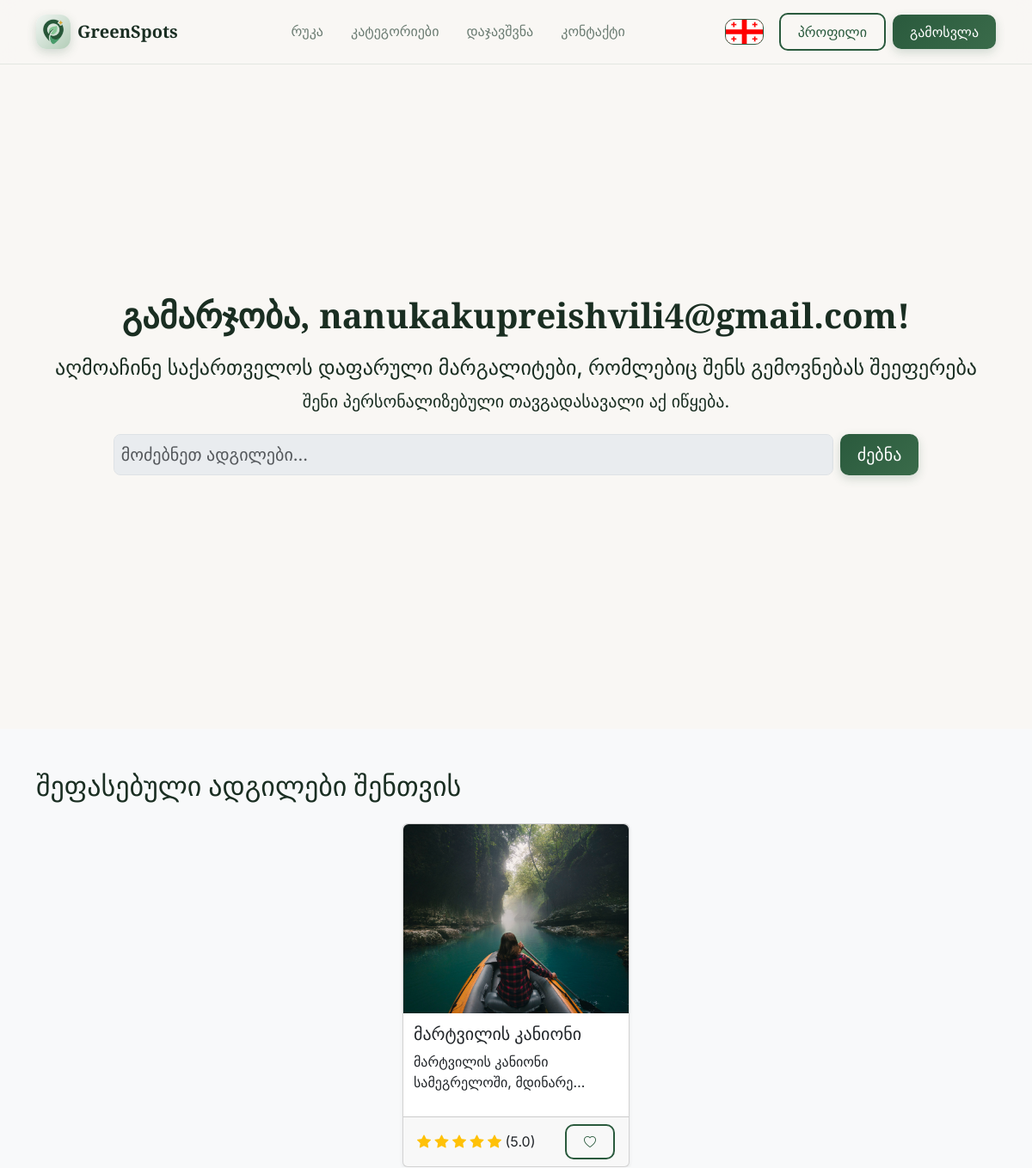
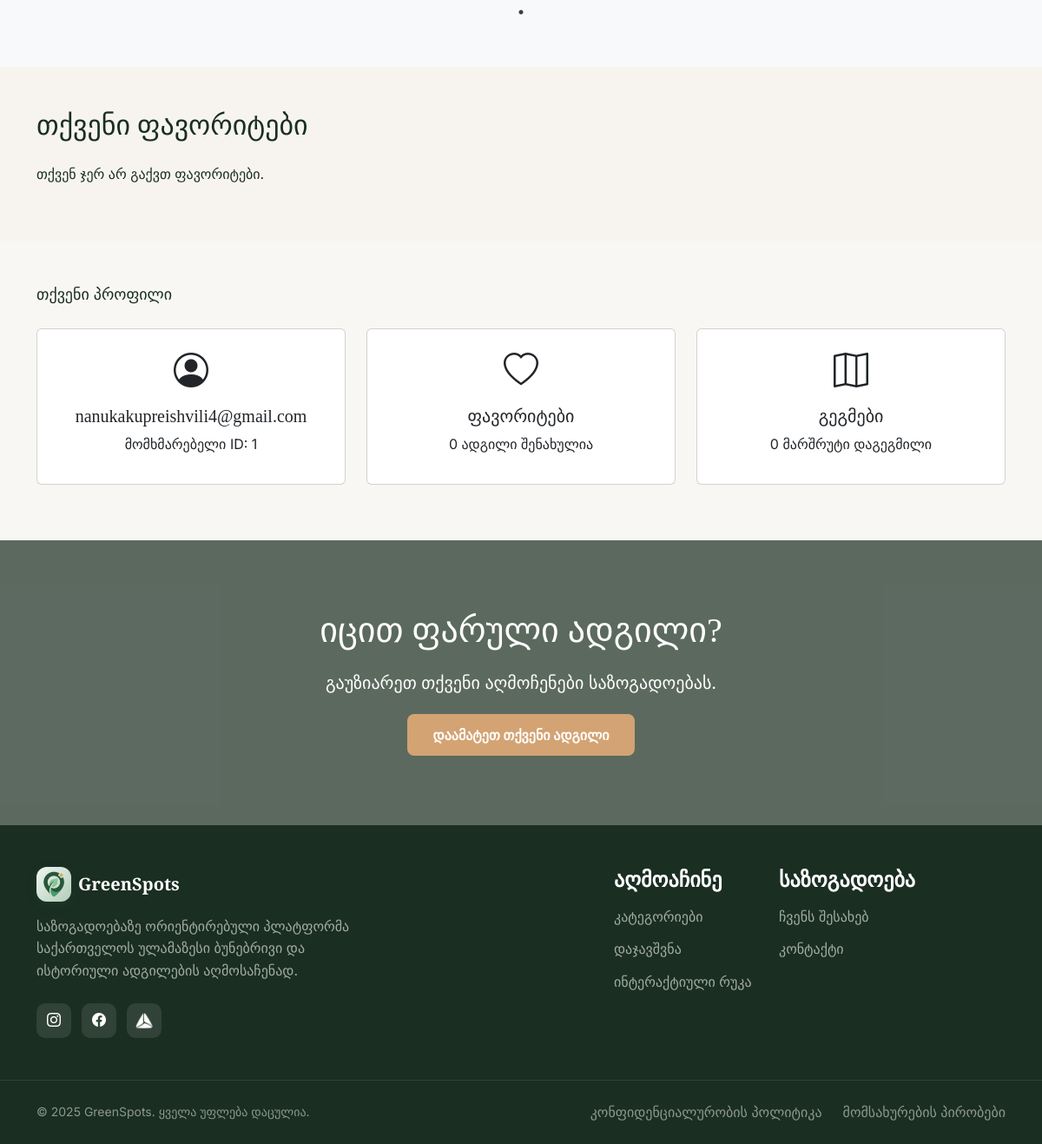
Screenshot of /home (signed in) with the database file from the repository (2 pictures, top to bottom).
### models.py (models this page shows, shortened)
class User(UserMixin, db.Model):
    id = db.Column(db.Integer, primary_key=True)
    username = db.Column(db.String(100), unique=True, nullable=False)
    email = db.Column(db.String(120), unique=True, nullable=False)
    password_hash = db.Column(db.String(200), nullable=False)  # <-- updated
    favorites = db.relationship('Place', secondary=favorites_table, backref=db.backref('favorited_by', lazy='select'))
    role = db.Column(db.String(50), default="user")  # optional
    is_admin = db.Column(db.Boolean, default=False)

class Place(db.Model):
    __tablename__ = 'place'
    id = db.Column(db.Integer, primary_key=True)
    name = db.Column(db.String(100), nullable=False)
    description = db.Column(db.Text, nullable=False)
    category = db.Column(db.String(100))
    region = db.Column(db.String(50))
    image = db.Column(db.String(200))
    latitude = db.Column(db.Float, nullable=True)
    longitude = db.Column(db.Float, nullable=True)
    rating = db.Column(db.Float)
    user_id = db.Column(db.Integer, db.ForeignKey('user.id'))
    user = db.relationship('User', backref='places')
    ratings = db.relationship('Rating', backref='place', lazy=True)
    category_id = db.Column(db.Integer, db.ForeignKey('category.id'))

### app.py (the view)
@app.route("/home")
@login_required
def home():
    places = Place.query.all()
    suggested_places = random.sample(places, min(10, len(places)))
    for place in suggested_places:
        place.avg_rating = round(sum(r.stars for r in place.ratings) / len(place.ratings), 1) if place.ratings else 0
    if g.lang == 'en':
        for place in suggested_places:
            place.name = translate_text(place.name)
            place.description = translate_text(place.description)
    user_favorites = current_user.favorites
    max_favorites = 6
    favorites_to_show = (
        random.sample(user_favorites, max_favorites)
        if len(user_favorites) > max_favorites else user_favorites
    )
    for fav in favorites_to_show:
        fav.avg_rating = round(sum(r.stars for r in fav.ratings) / len(fav.ratings), 1) if fav.ratings else 0
    user_favorite_ids = [p.id for p in current_user.favorites]
    planned_count = PlannedRoute.query.filter_by(user_id=current_user.id).count()
    return render_template(
        "home.html",
        places=places,
        suggested_places=suggested_places,
        favorites_to_show=favorites_to_show,
        user_favorite_ids=user_favorite_ids,
        planned_count=planned_count
    )

### templates/home.html (shortened to what this page needs)
{% extends "base.html" %}
{% block css %}
<link rel="stylesheet" href="{{ url_for('static', filename='css/index.css') }}">
<link rel="stylesheet" href="{{ url_for('static', filename='css/dashboard.css') }}">
<link rel="stylesheet" type="text/css" href="https://cdn.jsdelivr.net/npm/slick-carousel@1.8.1/slick/slick.css"/>
<link rel="stylesheet" type="text/css" href="https://cdn.jsdelivr.net/npm/slick-carousel@1.8.1/slick/slick-theme.css"/>
{% endblock %}
{% block content %}
<section class="hero-section py-5 mt-5 text-center">
    <div class="container">
        <h1 class="hero-title">
            {% if g.lang=='en' %}Hello, {{ current_user.username }}!{% else %}გამარჯობა, {{ current_user.username }}!{% endif %}
        </h1>
        <p class="hero-slogan-georgian">
            {% if g.lang=='en' %}Discover Georgia's hidden gems that match your taste{% else %}აღმოაჩინე საქართველოს დაფარული მარგალიტები, რომლებიც შენს გემოვნებას შეეფერება{% endif %}
        </p>
        <p class="hero-subtitle">
            {% if g.lang=='en' %}Your personalized adventure starts here.{% else %}შენი პერსონალიზებული თავგადასავალი აქ იწყება.{% endif %}
        </p>
        <div class="d-flex justify-content-center gap-2 mt-4 searchbar">
            <input type="text" class="form-control form-control-lg w-75" placeholder="{% if g.lang=='en' %}Search places...{% else %}მოძებნეთ ადგილები...{% endif %}" disabled>
            <button class="btn btn-primary-green btn-lg ">{% if g.lang=='en' %}Search{% else %}ძებნა{% endif %}</button>
        </div>
    </div>
</section>
<section id="suggestions" class="featured-section py-5 bg-light">
    <div class="container">
        <h2 class="mb-4">{% if g.lang=='en' %}Recommended Places for You{% else %}შეფასებული ადგილები შენთვის{% endif %}</h2>
        {% if suggested_places %}
        <div class="suggested-slider">
            {% for place in suggested_places %}
            <div>
                <div class="card h-100 shadow-sm">
                    <img src="{{ url_for('static', filename='uploads/' ~ (place.image or 'placeholder.png')) }}" class="card-img-top" alt="{{ place.name }}">
                    <div class="card-body">
                        <h5 class="card-title">{{ place.name }}</h5>
                        <p class="card-text">{{ place.description }}</p>
                    </div>
                    <div class="card-footer d-flex justify-content-between align-items-center">
                        <span>
                            {% for i in range(place.avg_rating|int) %}
                                <i class="bi bi-star-fill text-warning"></i>
                            {% endfor %}
                            ({{ '%.1f' % place.avg_rating }})
                        </span>
                        <button class="btn btn-sm btn-outline-green favorite-btn" data-id="{{ place.id }}">
                            {% if place.id in user_favorite_ids %}
                                <i class="bi bi-heart-fill text-danger"></i>
                            {% else %}
                                <i class="bi bi-heart"></i>
                            {% endif %}
                        </button>
                    </div>
                </div>
            </div>
            {% endfor %}
        </div>
        {% else %}
        <p>{% if g.lang=='en' %}No places in this category yet.{% else %}ამ კატეგორიაში ჯერ არ არის ადგილები.{% endif %}</p>
        {% endif %}
    </div>
</section>
<section id="favorites" class="categories-section py-5">
    <div class="container">
        <h2 class="mb-4">{% if g.lang=='en' %}Your Favorites{% else %}თქვენი ფავორიტები{% endif %}</h2>
        {% if favorites_to_show %}
        <div class="favorites-slider">
            {% for favorite in favorites_to_show %}
            <div>
                <div class="card h-100">
                    <img src="{{ url_for('static', filename='uploads/' + favorite.image) }}" class="card-img-top" alt="{{ favorite.name }}">
                    <div class="card-body">
                        <h5 class="card-title">{{ favorite.name }}</h5>
                        <button type="button" class="btn btn-sm btn-outline-green favorite-btn" data-id="{{ favorite.id }}">
                            <i class="bi bi-heart-fill text-danger"></i>
                            {% if g.lang=='en' %}Remove{% else %}წაშლა{% endif %}
                        </button>
                    </div>
                </div>
            </div>
            {% endfor %}
        </div>
        {% else %}
        <p>{% if g.lang=='en' %}You don't have any favorites yet.{% else %}თქვენ ჯერ არ გაქვთ ფავორიტები.{% endif %}</p>
        {% endif %}
    </div>
</section>
<section id="profile" class="how-section py-5">
    <div class="container">
        <a href="{{ url_for('profile') }}" class="mb-4 d-block" style="text-decoration: none; color: inherit; font-size: large;">
            {% if g.lang=='en' %}Your Profile{% else %}თქვენი პროფილი{% endif %}
        </a>
        <div class="row">
            <div class="col-md-4 mb-3">
                <div class="card text-center p-3 h-100">
                    <i class="bi bi-person-circle fs-1 mb-2"></i>
                    <h5>{{ current_user.username }}</h5>
                    <p>{% if g.lang=='en' %}User ID{% else %}მომხმარებელი ID{% endif %}: {{ current_user.id }}</p>
                </div>
            </div>
            <div class="col-md-4 mb-3">
                <div class="card text-center p-3 h-100">
                    <i class="bi bi-heart fs-1 mb-2"></i>
                    <h5>{% if g.lang=='en' %}Favorites{% else %}ფავორიტები{% endif %}</h5>
                    <p>
                        {% if g.lang=='en' %}{{ current_user.favorites|length }} places saved{% else %}{{ current_user.favorites|length }} ადგილი შენახულია{% endif %}
                    </p>
                </div>
            </div>
            <div class="col-md-4 mb-3">
                <div class="card text-center p-3 h-100">
                    <i class="bi bi-map fs-1 mb-2"></i>
                    <h5>{% if g.lang=='en' %}Plans{% else %}გეგმები{% endif %}</h5>
                    <p>
                        {% if g.lang=='en' %}{{ current_user.routes|length }} routes planned{% else %}{{ current_user.routes|length }} მარშრუტი დაგეგმილი{% endif %}
                    </p>
                </div>
            </div>
        </div>
    </div>
</section>
{% endblock %}

### templates/base.html (shortened to what this page needs)
<!DOCTYPE html>
<html lang="en">
<head>
    <link href="https://cdn.jsdelivr.net/npm/bootstrap@5.3.2/dist/css/bootstrap.min.css" rel="stylesheet">
    <link href="//cdn.jsdelivr.net/npm/bootstrap-icons@1.11.1/font/bootstrap-icons.css" rel="stylesheet">
    {% block css %}{% endblock %}
</head>
<body>
{% include "header.html" %}
{% block content %}
{% endblock %}
{% include "footer.html" %}
</body>
</html>

### templates/header.html (shortened to what this page needs)
<nav class="navbar navbar-expand-lg navbar-greenspots fixed-top">
    <div class="container">
        <a class="navbar-brand" href="{{ url_for('home') }}">
            <div class="brand-icon">
                <img src="{{ url_for('static', filename='img/logo.png') }}" alt="logo" width="30" height="30">
            </div>
            GreenSpots
        </a>
        <div class="collapse navbar-collapse" id="navbarNav">
            <ul class="navbar-nav mx-auto">
                <li class="nav-item"><a class="nav-link" href="{{ url_for('map_page') }}">{% if g.lang=='en' %}Map{% else %}რუკა{% endif %}</a></li>
                <li class="nav-item"><a class="nav-link" href="{{ url_for('categories') }}">{% if g.lang=='en' %}Categories{% else %}კატეგორიები{% endif %}</a></li>
                <li class="nav-item"><a class="nav-link" href="{{ url_for ('booking')}}">{% if g.lang=='en' %}Booking{% else %}დაჯავშვნა{% endif %}</a></li>
                <li class="nav-item"><a class="nav-link" href="{{ url_for ('contact')}}">{% if g.lang=='en' %}Contact{% else %}კონტაქტი{% endif %}</a></li>
            </ul>
            <div class="d-flex gap-2 align-items-center">
                <button id="lang-toggle" class="btn btn-outline-green btn-sm p-0 overflow-hidden d-flex">
                    {% if g.lang == 'en' %}
                        <img src="{{ url_for('static', filename='img/eng.svg') }}" alt="EN" class="lang-flag">
                    {% else %}
                        <img src="{{ url_for('static', filename='img/geo.svg') }}" alt="GE" class="lang-flag">
                    {% endif %}
                </button>
                {% if current_user.is_authenticated %}
                    <a href="{{ url_for('profile') }}"><button class="btn btn-outline-green">{% if g.lang=='en' %}Profile{% else %}პროფილი{% endif %}</button></a>
                    <a href="{{ url_for('auth_bp.logout') }}"><button class="btn btn-primary-green">{% if g.lang=='en' %}Logout{% else %}გამოსვლა{% endif %}</button></a>
                {% endif %}
            </div>
        </div>
    </div>
</nav>

### templates/footer.html
<footer id="about">
    <section class="cta-section" style="position: relative; overflow: hidden; padding: 80px 0; color: white;">
        <video autoplay muted loop playsinline id="footer-video"
               style="position: absolute; top: 50%; left: 50%; min-width: 100%; min-height: 100%; width: auto; height: 200px; z-index: 0; transform: translate(-50%, -50%); object-fit: cover;">
            <source src="{{ url_for('static', filename='img/loading.mp4') }}" type="video/mp4">
        </video>
        <div class="overlay" style="position: absolute; top: 0; left: 0; width: 100%; height: 100%; background: rgba(26, 46, 34, 0.7); z-index: 1;"></div>
        <div class="container" style="position: relative; z-index: 2; text-align: center;">
            <h2 style="font-size: 40px; margin-bottom: 20px;">{% if g.lang=='en' %}Know a hidden spot?{% else %}იცით ფარული ადგილი?{% endif %}</h2>
            <p style="margin-bottom: 20px; font-size: 20px;">{% if g.lang=='en' %}Share your discoveries with the community.{% else %}გაუზიარეთ თქვენი აღმოჩენები საზოგადოებას.{% endif %}</p>
            <a href="{{ url_for('add_place') }}" class="btn btn-primary"
               style="background-color: #d4a373; border: none; padding: 12px 30px; border-radius: 8px; font-weight: bold;">
               {% if g.lang=='en' %}Add your place{% else %}დაამატეთ თქვენი ადგილი{% endif %}
            </a>
        </div>
    </section>
    <div class="footer-main">
        <div class="container">
            <div class="row">
                <div class="col-lg-5 mb-4 mb-lg-0">
                    <a href="{{ url_for('index') }}" class="footer-brand">
                        <div class="brand-icon">
                            <img src="{{ url_for('static', filename='img/logo.png') }}" alt="logo" width="30" height="30">
                        </div>
                        GreenSpots
                    </a>
                    <p class="footer-description">
                        {% if g.lang=='en' %}A community-oriented platform to discover Georgia's most beautiful natural and historical places.{% else %}საზოგადოებაზე ორიენტირებული პლატფორმა საქართველოს ულამაზესი ბუნებრივი და ისტორიული ადგილების აღმოსაჩენად.{% endif %}
                    </p>
                    <div class="social-links">
                        <a href="https://www.instagram.com/_nanuukkaa_/" class="social-link"><i class="bi bi-instagram"></i></a>
                        <a href="https://www.facebook.com/nanu.kupreishvili" class="social-link"><i class="bi bi-facebook"></i></a>
                        <a href="https://tbcbank.ge/ka/tbc-education" class="social-link">
                            <img src="{{ url_for('static', filename='img/tbc-logo.png') }}" alt="logo" width="20" height="20">
                        </a>
                    </div>
                </div>
                <div class="col-6 col-lg-2 offset-lg-2">
                    <h4 class="footer-title">{% if g.lang=='en' %}Explore{% else %}აღმოაჩინე{% endif %}</h4>
                    <ul class="footer-links">
                        <li><a href="#">{% if g.lang=='en' %}Categories{% else %}კატეგორიები{% endif %}</a></li>
                        <li><a href="#">{% if g.lang=='en' %}Booking{% else %}დაჯავშვნა{% endif %}</a></li>
                        <li><a href="{{ url_for('map_page') }}">{% if g.lang=='en' %}Interactive Map{% else %}ინტერაქტიული რუკა{% endif %}</a></li>
                    </ul>
                </div>
                <div class="col-6 col-lg-2">
                    <h4 class="footer-title">{% if g.lang=='en' %}Community{% else %}საზოგადოება{% endif %}</h4>
                    <ul class="footer-links">
                        <li><a href="#">{% if g.lang=='en' %}About Us{% else %}ჩვენს შესახებ{% endif %}</a></li>
                        <li><a href="#">{% if g.lang=='en' %}Contact{% else %}კონტაქტი{% endif %}</a></li>
                    </ul>
                </div>
            </div>
        </div>
    </div>
    <div class="footer-bottom">
        <div class="container">
            <div class="d-flex flex-column flex-md-row justify-content-between align-items-center gap-3">
                <p>© 2025 GreenSpots. {% if g.lang=='en' %}All rights reserved.{% else %}ყველა უფლება დაცულია.{% endif %}</p>
                <div class="d-flex gap-4">
                    <a href="#">{% if g.lang=='en' %}Privacy Policy{% else %}კონფიდენციალურობის პოლიტიკა{% endif %}</a>
                    <a href="#">{% if g.lang=='en' %}Terms of Service{% else %}მომსახურების პირობები{% endif %}</a>
                </div>
            </div>
        </div>
    </div>
</footer>

### rows the page displays
User: username "nanukakupreishvili4@gmail.com", id "1"
Place: image (picture), name "მარტვილის კანიონი", description "მარტვილის კანიონი სამეგრელოში,…", avg_rating "5.0"

### other values shown
{{ current_user.favorites|length }} "0"
{{ current_user.routes|length }} "0"
